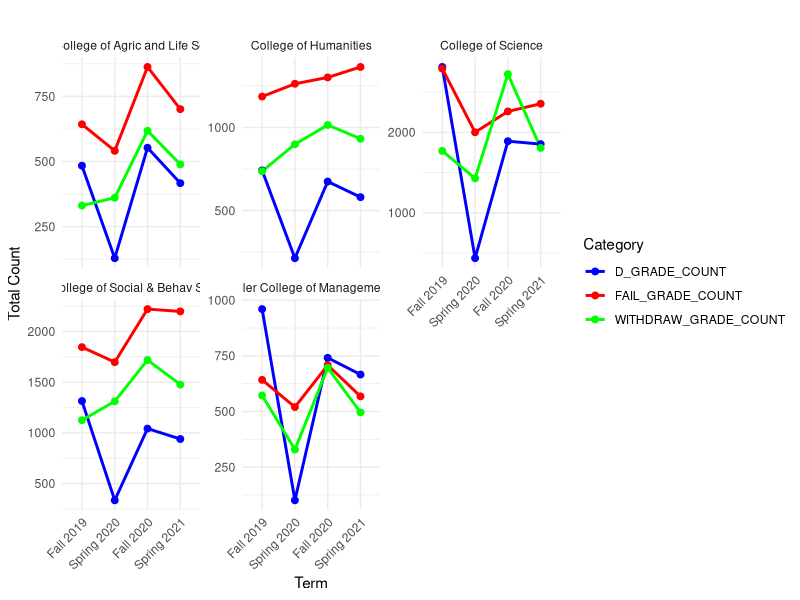
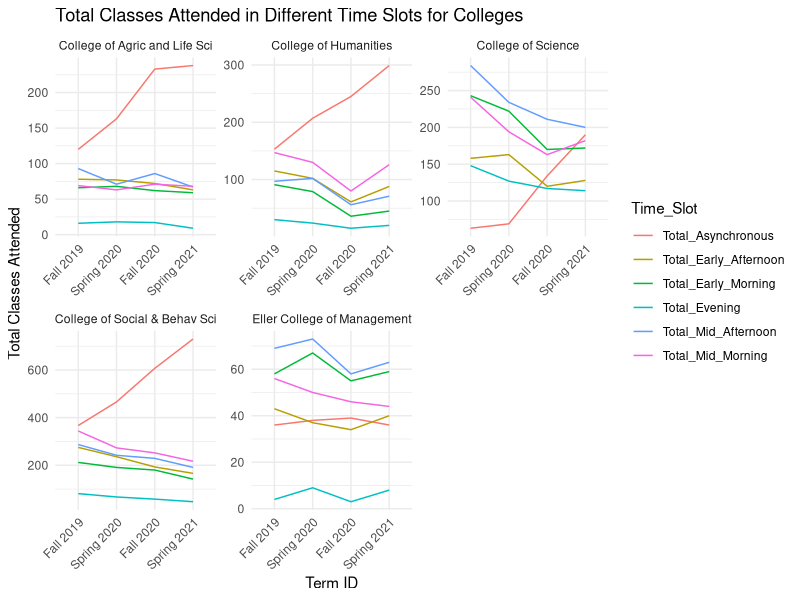
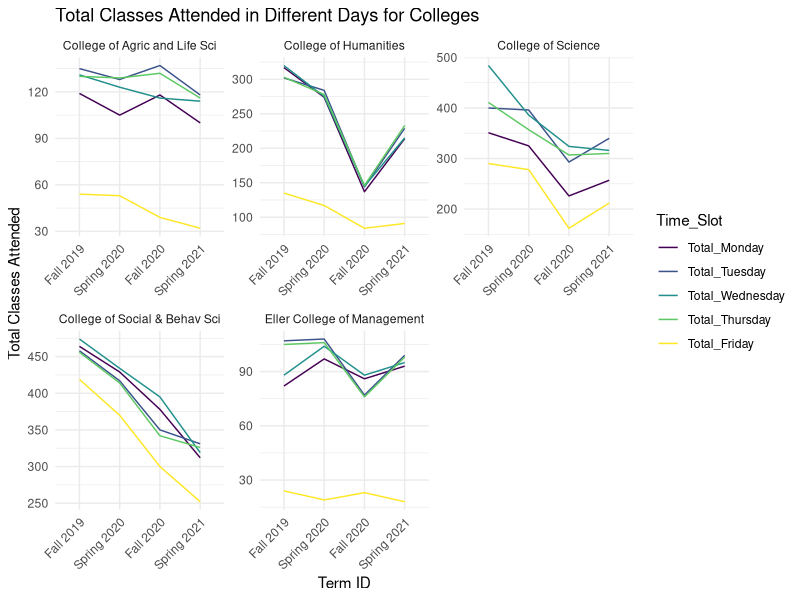
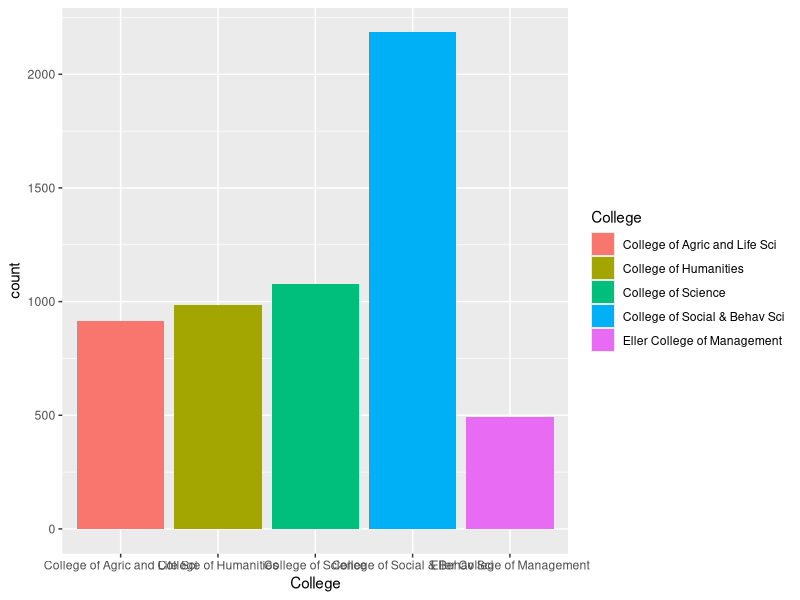
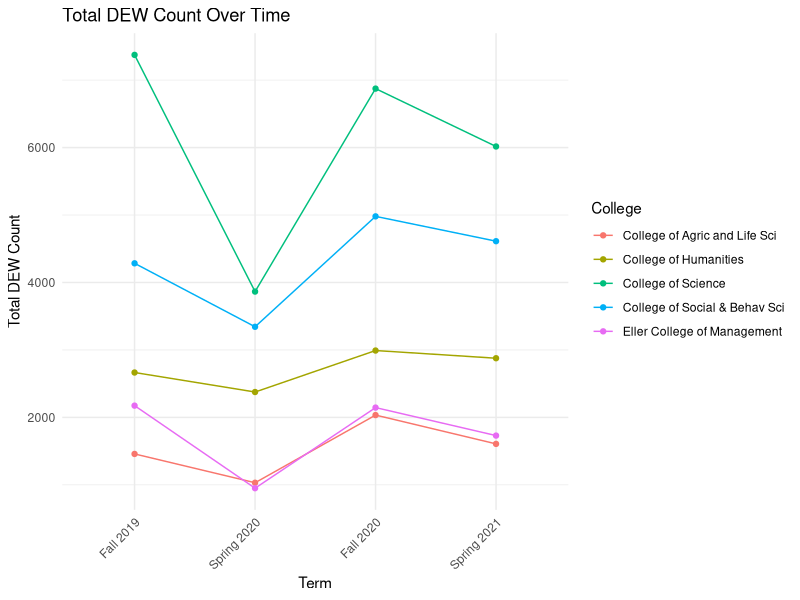
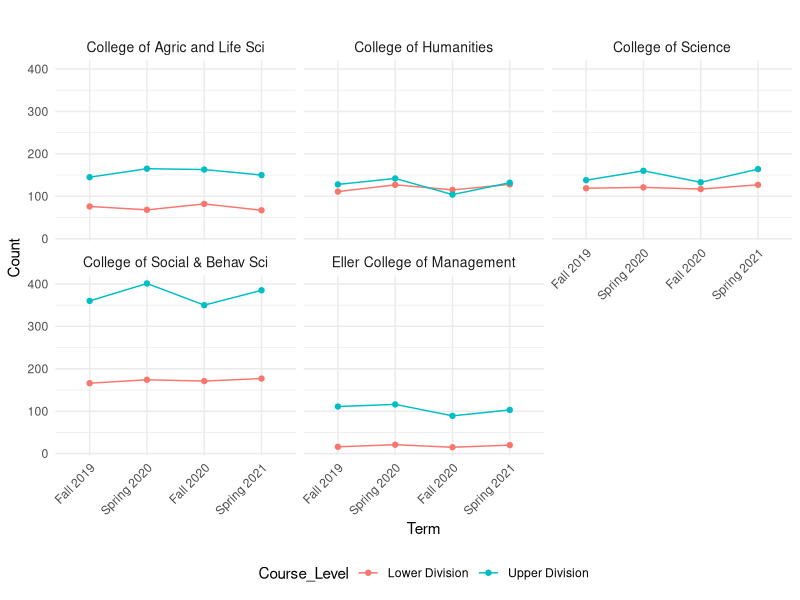
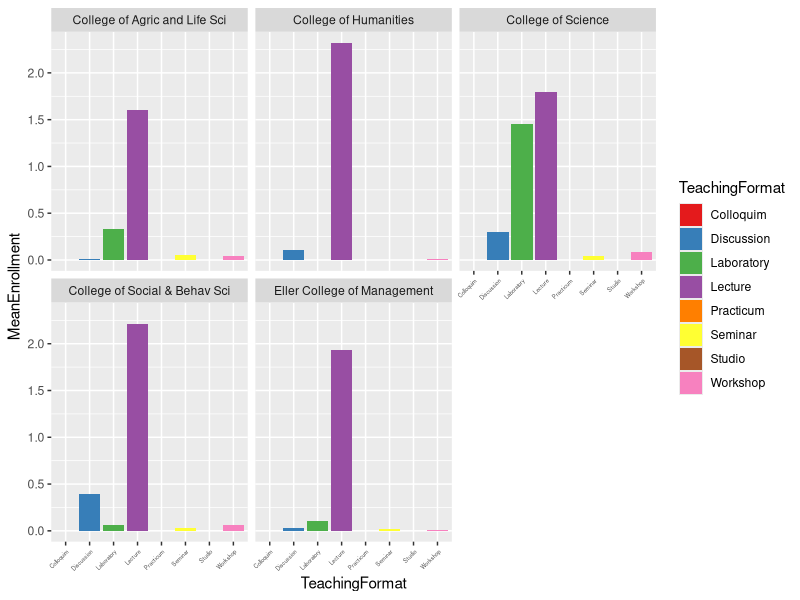

Reproduce these figures in R, in order.
## ---- chunk 1
#| label: load-pkgs
#| message: false

suppressWarnings(library(tidyverse))
library(knitr)
library(lubridate)
library(ggplot2)
library(dplyr)
## ---- chunk 2
#| code-fold: true
#| code-summary: "Load data"
# read in data
study_data <- read.csv("data/study_data.csv")
kable(head(study_data))
## ---- chunk 3
#| code-fold: true
#| code-summary: "filter data"
# Filter the data for the specified colleges and TERM_LD values
selected_colleges <- c('College of Agric and Life Sci', 'College of Humanities','College of Science', 'College of Social & Behav Sci', 'Eller College of Management')


selected_terms <- c('Fall 2018', 'Spring 2019', 'Fall 2019', 'Spring 2020', 'Fall 2020', 'Spring 2021')

filtered_data <- study_data %>%
  filter(College %in% selected_colleges & TERM_LD %in% selected_terms)

## ---- chunk 4
#DEW count (K) for 5 colleges over semesters - Utkarsha

# Aggregate the data

aggregated_data <- filtered_data %>%

  group_by(College, TERM_LD) %>%

  summarise(DEW_COUNT = sum(DEW_COUNT))

 

# Convert TERM_LD to a factor with a specific order

filtered_data$TERM_LD <- factor(filtered_data$TERM_LD, levels = selected_terms)

 

# Save the plot to a folder named "images"
plot <- ggplot(aggregated_data, aes(x = factor(TERM_LD, levels = selected_terms), y = DEW_COUNT, color = College, group = College)) +
  geom_line() +
  geom_point() +
  labs(
    title = "Total DEW Count Over Time",
    x = "Term",
    y = "Total DEW Count"
  ) +
  theme_minimal() +
  theme(axis.text.x = element_text(angle = 45, hjust = 1))

# Save the plot as a PNG file
ggsave("images/TSA1.png", plot = plot)


## ---- chunk 5
#DEW counts (H, I, J) for 5 colleges (Facet) over semesters  - Dong

# Aggregate the data by College, TERM_LD, and calculate the sum of D_GRADE_COUNT, FAIL_GRADE_COUNT, and WITHDRAW_GRADE_COUNT
aggregated_data <- filtered_data %>%
  group_by(College, TERM_LD) %>%
  summarise(D_GRADE_COUNT = sum(D_GRADE_COUNT),
            FAIL_GRADE_COUNT = sum(FAIL_GRADE_COUNT),
            WITHDRAW_GRADE_COUNT = sum(WITHDRAW_GRADE_COUNT))

# Convert TERM_LD to a factor with a specific order
aggregated_data$TERM_LD <- factor(aggregated_data$TERM_LD, levels = selected_terms)

# Create a facet plot with lines for time series analysis
ggplot(aggregated_data, aes(x = TERM_LD, group = College)) +
  geom_line(aes(y = D_GRADE_COUNT, color = "D_GRADE_COUNT"), size = 1) +
  geom_line(aes(y = FAIL_GRADE_COUNT, color = "FAIL_GRADE_COUNT"), size = 1) +
  geom_line(aes(y = WITHDRAW_GRADE_COUNT, color = "WITHDRAW_GRADE_COUNT"), size = 1) +
  geom_point(aes(y = D_GRADE_COUNT, color = "D_GRADE_COUNT"), size = 2) +
  geom_point(aes(y = FAIL_GRADE_COUNT, color = "FAIL_GRADE_COUNT"), size = 2) +
  geom_point(aes(y = WITHDRAW_GRADE_COUNT, color = "WITHDRAW_GRADE_COUNT"), size = 2) +
  labs(title = "",
       x = "Term",
       y = "Total Count",
       color = "Category") +
  scale_color_manual(values = c("D_GRADE_COUNT" = "blue", "FAIL_GRADE_COUNT" = "red", "WITHDRAW_GRADE_COUNT" = "green")) +
  facet_wrap(~College, scales = "free_y") +
  theme_minimal()+
  theme(axis.text.x = element_text(angle = 45, hjust = 1))

## ---- chunk 6
#DEW counts (F) based on the division level over semesters - Anjani

# Rename the 'course.level' column to 'Course_Level'
filtered_data <- filtered_data %>%
  rename(Course_Level = 	Course.Level)

grouped_data <- filtered_data %>%
  group_by(College, TERM_LD, Course_Level)

# Convert TERM_LD to factor with ordered levels
grouped_data$TERM_LD <- factor(
  grouped_data$TERM_LD,
  levels = selected_terms,
  ordered = TRUE
)


# Summarize the grouped data to get the desired summary statistics
summary <- grouped_data %>%
  summarise(
    count = n()
  )

# Plotting the facet line graph with adjusted strip text labels and legend at the bottom
plot2 <- ggplot(summary, aes(x = TERM_LD, y = count, group = Course_Level, color = Course_Level)) +
  geom_line() +
  geom_point() +
  facet_wrap(~College) +
  labs(
    title = "",
    x = "Term",
    y = "Count"
  ) +
  theme_minimal() +
  theme(axis.text.x = element_text(angle = 45, hjust = 1),
        strip.text = element_text(size = 10, angle = 0, hjust = 0.5),
        legend.position = "bottom",  # Place legend at the bottom
        legend.direction = "horizontal",  # Display legend horizontally
        legend.box = "horizontal")  # Align legend items horizontally

# Save the plot as a PNG file
ggsave("images/TSA2.png", plot = plot2, width = 12, height = 8, units = "in")


## ---- chunk 7
study_data <- read.csv("data/study_data.csv")

# Filter the data for the specified colleges and TERM_LD values
study_data_selected_terms <- c('Fall 2018', 'Spring 2019', 'Fall 2019', 'Spring 2020', 'Fall 2020', 'Spring 2021')

study_data_filtered_data <- study_data %>%
  filter(College %in% selected_colleges & TERM_LD %in% study_data_selected_terms)

## ---- chunk 8
#How time affects classes (columns AH to AM) for different colleges (the five mentioned above)

# Create the table for each time slot
time_slots <- c("Early_Morning", "Mid_Morning", "Early_Afternoon", "Mid_Afternoon", "Evening", "Asynchronous")

tables_list <- lapply(time_slots, function(slot) {
  table_data <- study_data_filtered_data%>%
    group_by(College, TERM_LD) %>%
    summarise(Total_Classes_Attended = sum(!!sym(slot), na.rm = TRUE))
})

# Modify column names of the tables within tables_list
for (i in 1:length(tables_list)) {
  col_name <- paste("Total_", time_slots[i], sep = "")  # Generate new column name
  names(tables_list[[i]])[3] <- col_name  # Assign new column name to the last column
}

# Merge tables into a single table
merged_table <- reduce(tables_list, full_join, by = c("College", "TERM_LD"))

# Melt the data for plotting
merged_table_long <- tidyr::pivot_longer(merged_table, cols = starts_with("Total"), 
                                         names_to = "Time_Slot", values_to = "Total_Classes_Attended")

# Convert TERM_LD to factor with ordered levels
merged_table_long$TERM_LD <- factor(
  merged_table_long$TERM_LD,
  levels = study_data_selected_terms,
  ordered = TRUE
)

# Plotting the facet plot with chronological x-axis
ggplot(merged_table_long, aes(x = TERM_LD, y = Total_Classes_Attended, color = Time_Slot, group = Time_Slot)) +
  geom_line() +
  facet_wrap(~ College, scales = "free") +
  labs(
    title = "Total Classes Attended in Different Time Slots for Colleges",
    x = "Term ID",
    y = "Total Classes Attended"
  ) +
  theme_minimal() +
  theme(axis.text.x = element_text(angle = 45, hjust = 1))

## ---- chunk 9
#Total number of classes per week (AN to AT) - Anjani

# Create a table for each day of the week
weekdays <- c("Monday", "Tuesday", "Wednesday", "Thursday", "Friday")

tables_list <- lapply(weekdays, function(slot) {
  table_data <- study_data_filtered_data%>%
    group_by(College, TERM_LD) %>%
    summarise(Total_Classes_Attended = sum(!!sym(slot), na.rm = TRUE))
})

# Modify column names of the tables within tables_list
for (i in 1:length(tables_list)) {
  col_name <- paste("Total_", weekdays[i], sep = "")  # Generate new column name
  names(tables_list[[i]])[3] <- col_name  # Assign new column name to the last column
}

# Merge tables into a single table
merged_table <- reduce(tables_list, full_join, by = c("College", "TERM_LD"))

# Melt the data for plotting
merged_table_long <- tidyr::pivot_longer(merged_table, cols = starts_with("Total"),  names_to = "Time_Slot", values_to = "Total_Classes_Attended")

# Convert TERM_LD to factor with ordered levels
merged_table_long$TERM_LD <- factor(
  merged_table_long$TERM_LD,
  levels = study_data_selected_terms,
  ordered = TRUE
)

# Convert Time_Slot to factor with ordered levels
merged_table_long$Time_Slot <- factor(
  merged_table_long$Time_Slot,
  levels = paste("Total_", weekdays, sep = ""),
  ordered = TRUE
)

# Plotting the facet plot
ggplot(merged_table_long, aes(x = TERM_LD, y = Total_Classes_Attended, color = Time_Slot, group = Time_Slot)) +
  geom_line() +
  facet_wrap(~ College, scales = "free") +
  labs(
    title = "Total Classes Attended in Different Days for Colleges",
    x = "Term ID",
    y = "Total Classes Attended"
  ) +
  theme_minimal() +
  theme(axis.text.x = element_text(angle = 45, hjust = 1))

## ---- chunk 10
#Total Number of students enrolled in different types of teaching format (columns AU to BB) for different colleges - Dong

#  Only look at five colleges: Agriculture, Social and Behavioral, Eller, Humanities, Science
study_data<- study_data%>%
  filter(College == "College of Agric and Life Sci" | College ==  "Eller College of Management"|  College == "College of Social & Behav Sci"| College == "College of Science"|  College ==  "College of Humanities")

## ---- chunk 11
# total number of courses by colleges
study_data%>%
  group_by(College) %>%
  ggplot(aes( x = College,
          	fill = College))+
  geom_bar(position = "dodge")
## ---- chunk 12
#3 Mean student enrollment in different types of teaching format (columns AU to BB) by colleges - Dong

# Reshape data and calculate mean enrollment
long_data <- study_data%>%
  pivot_longer(
	cols = Laboratory:Practicum,
	names_to = "TeachingFormat",
	values_to = "Enrollment"
  ) %>%
  group_by(College, TeachingFormat) %>%
  summarise(MeanEnrollment = mean(Enrollment, na.rm = TRUE))

# Create a plot with facets for each college, adding colors for each TeachingFormat
plot3 <- ggplot(long_data, aes(x = TeachingFormat, y = MeanEnrollment, fill = TeachingFormat)) +
  geom_bar(stat = "identity") +
  facet_wrap(~ College) +
  theme(axis.text.x = element_text(angle = 45, hjust = 1, size=4)) +
  scale_fill_brewer(palette = "Set1")  

# Save the plot as a PNG file
ggsave("images/TSA3.png", plot = plot3)
